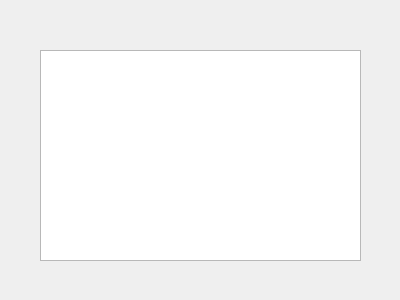
<?xml version="1.0" encoding="UTF-8"?>
<ui version="4.0">
 <class>adminCheckInResultClient</class>
 <widget class="QWidget" name="adminCheckInResultClient">
  <property name="geometry">
   <rect>
    <x>0</x>
    <y>0</y>
    <width>400</width>
    <height>300</height>
   </rect>
  </property>
  <property name="windowTitle">
   <string>Form</string>
  </property>
  <widget class="QTextEdit" name="resultTextEdit">
   <property name="geometry">
    <rect>
     <x>40</x>
     <y>50</y>
     <width>321</width>
     <height>211</height>
    </rect>
   </property>
  </widget>
 </widget>
 <resources/>
 <connections/>
</ui>
